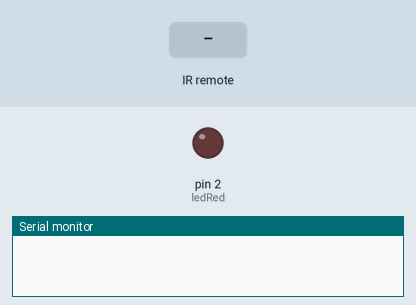
This sketch was run on a simulated Arduino Uno, built with avr-gcc and run on an emulated ATmega328P. Parts: output pins drawn as LEDs (lit = HIGH), the last lines printed to the serial monitor. Dashed ring = blinking. The inputs (shaded band) are chosen by the test bench.

Above: at 1.2 s.
1.3 s: infrared code 0x1BC0157B received
At 1.8 s:
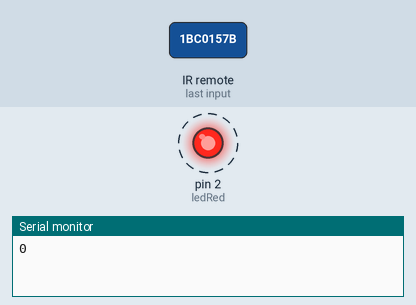
Timing chart, 0 to 10.3 s (numbered marks = the images above; inputs shaded):
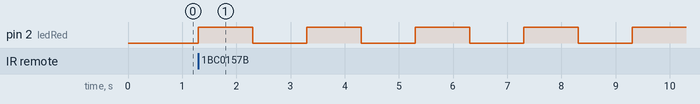

Measured:
- by itself, pin 2 (ledRed): alternates HIGH for 1.0 s and LOW for 1.0 s

The sketch:

inputDevicies.ino
```cpp
/*
B d8..d13
 C A*
 D d0..d7

 DDR* - The Port Data Direction Register - read/write
 PORT* - The Port Data Register - read/write
 PIN* - The Port Input Pins Register - read only
 */

unsigned long currMillis;
unsigned long prevMillis;
uint16_t ledDelay_ms = 10000;

void setup() {
  Serial.begin(9600);
  irrc_init();
  ledRed_init();
}

void loop() {
  irrc_loop();
  stateMachine_loop();
  currMillis = millis();
  if((currMillis - prevMillis)>ledDelay_ms){
    prevMillis = currMillis;
    ledRed_toggle();
  }
}
```

irrc.ino
```cpp
#include <IRremote.h>

//iremote pult buttons in DEC
const unsigned long IRRC_0 = 0x1BC0157B;
const unsigned long IRRC_1 = 0xC101E57B;
const unsigned long IRRC_2 = 0x97483BFB;
const unsigned long IRRC_3 = 0xF0C41643;
const unsigned long IRRC_4 = 0x9716BE3F;
const unsigned long IRRC_5 = 0x3D9AE3F7;
const unsigned long IRRC_6 = 0x6182021B;
const unsigned long IRRC_7 = 0x8C22657B;
const unsigned long IRRC_8 = 0x488F3CBB;
const unsigned long IRRC_9 = 0x449E79F;
const unsigned long IRRC_UP = 0x511DBB;
const unsigned long IRRC_DOWN = 0xA3C8EDDB;
const unsigned long IRRC_LEFT = 0x52A3D41F;
const unsigned long IRRC_RIGHT = 0x20FE4DBB;

uint8_t irrcPin = 4;
IRrecv irrc(irrcPin);
decode_results irrcResult;

void irrc_init(){
  irrc.enableIRIn();
}

void irrc_loop(){
  if (irrc.decode(&irrcResult)) {
    unsigned long irrcValue = irrcResult.value;
    //Serial.println(irrcResult.value, HEX);
    irrc_process(irrcResult.value);
    irrc.resume(); // Receive the next value
  }
}
void irrc_process(unsigned long& irrcValue){
  switch(irrcValue){
  case IRRC_0:
    ledDelay_ms = 1000;
    break;
  case IRRC_1:
    ledDelay_ms = 100;
    break;
  case IRRC_2:
    ledDelay_ms = 200;
    break;
  case IRRC_3:
    ledDelay_ms = 300;
    break;
  case IRRC_4:
    ledDelay_ms = 400;
    break;
  case IRRC_5:
    ledDelay_ms = 500;
    break;
  case IRRC_6:
    ledDelay_ms = 600;
    break;
  case IRRC_7:
    ledDelay_ms = 700;
    break;
  case IRRC_8:
    ledDelay_ms = 800;
    break;
  case IRRC_9:
    ledDelay_ms = 900;
    break;
  }
}
```

ledRed.ino
```cpp
void ledRed_init(){
  DDRD |= 1<<2; //d2=output, other not changed
}

void ledRed_toggle(){
  //Serial.println(PORTD,BIN);
  byte currLed = bitRead(PORTD, 2);
  Serial.println(currLed,BIN);
  if(currLed == 0b0){
    PORTD |= 1<<2; //d2 HIGH
  }
  else{
    PORTD &= ~(1<<2); //d2 LOW
  }
}
```

stateMachine.ino
```cpp
unsigned long stateMachine_currMillis;
unsigned long stateMachine_prevMillis_100ms;
unsigned long stateMachine_prevMillis_1s;
unsigned long stateMachine_prevMillis_1h;

void stateMachine_loop(){
  stateMachine_currMillis = millis();
  if((stateMachine_currMillis-stateMachine_prevMillis_100ms) > 100){
    stateMachine_100ms();
    stateMachine_prevMillis_100ms = stateMachine_currMillis;
  }
  if((stateMachine_currMillis-stateMachine_prevMillis_1s) > 1000){
    stateMachine_1s();
    stateMachine_prevMillis_1s = stateMachine_currMillis;
  }
  if((stateMachine_currMillis-stateMachine_prevMillis_1h) > 3600000){
    stateMachine_1h();
    stateMachine_prevMillis_1h = stateMachine_currMillis;
  }
}

void stateMachine_100ms(){

}
void stateMachine_1s(){

}
void stateMachine_1h(){

}
```
